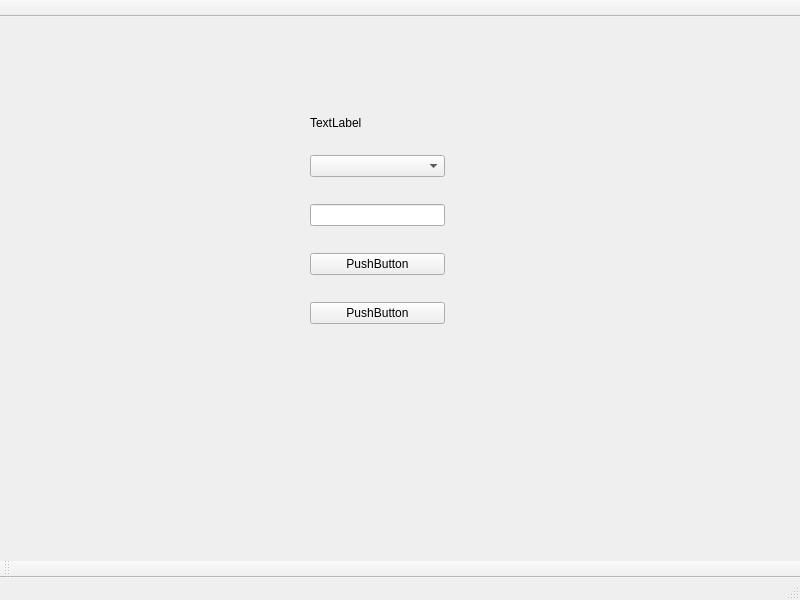
<?xml version="1.0" encoding="UTF-8"?>
<ui version="4.0">
 <class>MainWindow</class>
 <widget class="QMainWindow" name="MainWindow">
  <property name="geometry">
   <rect>
    <x>0</x>
    <y>0</y>
    <width>800</width>
    <height>600</height>
   </rect>
  </property>
  <property name="windowTitle">
   <string>MainWindow</string>
  </property>
  <widget class="QWidget" name="centralwidget">
   <widget class="QWidget" name="">
    <property name="geometry">
     <rect>
      <x>310</x>
      <y>80</y>
      <width>135</width>
      <height>251</height>
     </rect>
    </property>
    <layout class="QVBoxLayout" name="verticalLayout">
     <item>
      <widget class="QLabel" name="label">
       <property name="maximumSize">
        <size>
         <width>16777215</width>
         <height>10</height>
        </size>
       </property>
       <property name="text">
        <string>TextLabel</string>
       </property>
      </widget>
     </item>
     <item>
      <widget class="QComboBox" name="comboBox"/>
     </item>
     <item>
      <widget class="QLineEdit" name="lineEdit"/>
     </item>
     <item>
      <widget class="QPushButton" name="pushButton">
       <property name="text">
        <string>PushButton</string>
       </property>
      </widget>
     </item>
     <item>
      <widget class="QPushButton" name="pushButton_2">
       <property name="text">
        <string>PushButton</string>
       </property>
      </widget>
     </item>
    </layout>
   </widget>
  </widget>
  <widget class="QMenuBar" name="menubar">
   <property name="geometry">
    <rect>
     <x>0</x>
     <y>0</y>
     <width>800</width>
     <height>22</height>
    </rect>
   </property>
  </widget>
  <widget class="QStatusBar" name="statusbar"/>
  <widget class="QToolBar" name="topToolBar">
   <property name="windowTitle">
    <string>toolBar</string>
   </property>
   <property name="movable">
    <bool>false</bool>
   </property>
   <property name="allowedAreas">
    <set>Qt::TopToolBarArea</set>
   </property>
   <attribute name="toolBarArea">
    <enum>TopToolBarArea</enum>
   </attribute>
   <attribute name="toolBarBreak">
    <bool>false</bool>
   </attribute>
  </widget>
  <widget class="QToolBar" name="bottomToolBar">
   <property name="windowTitle">
    <string>toolBar</string>
   </property>
   <attribute name="toolBarArea">
    <enum>BottomToolBarArea</enum>
   </attribute>
   <attribute name="toolBarBreak">
    <bool>false</bool>
   </attribute>
  </widget>
 </widget>
 <resources/>
 <connections/>
</ui>
